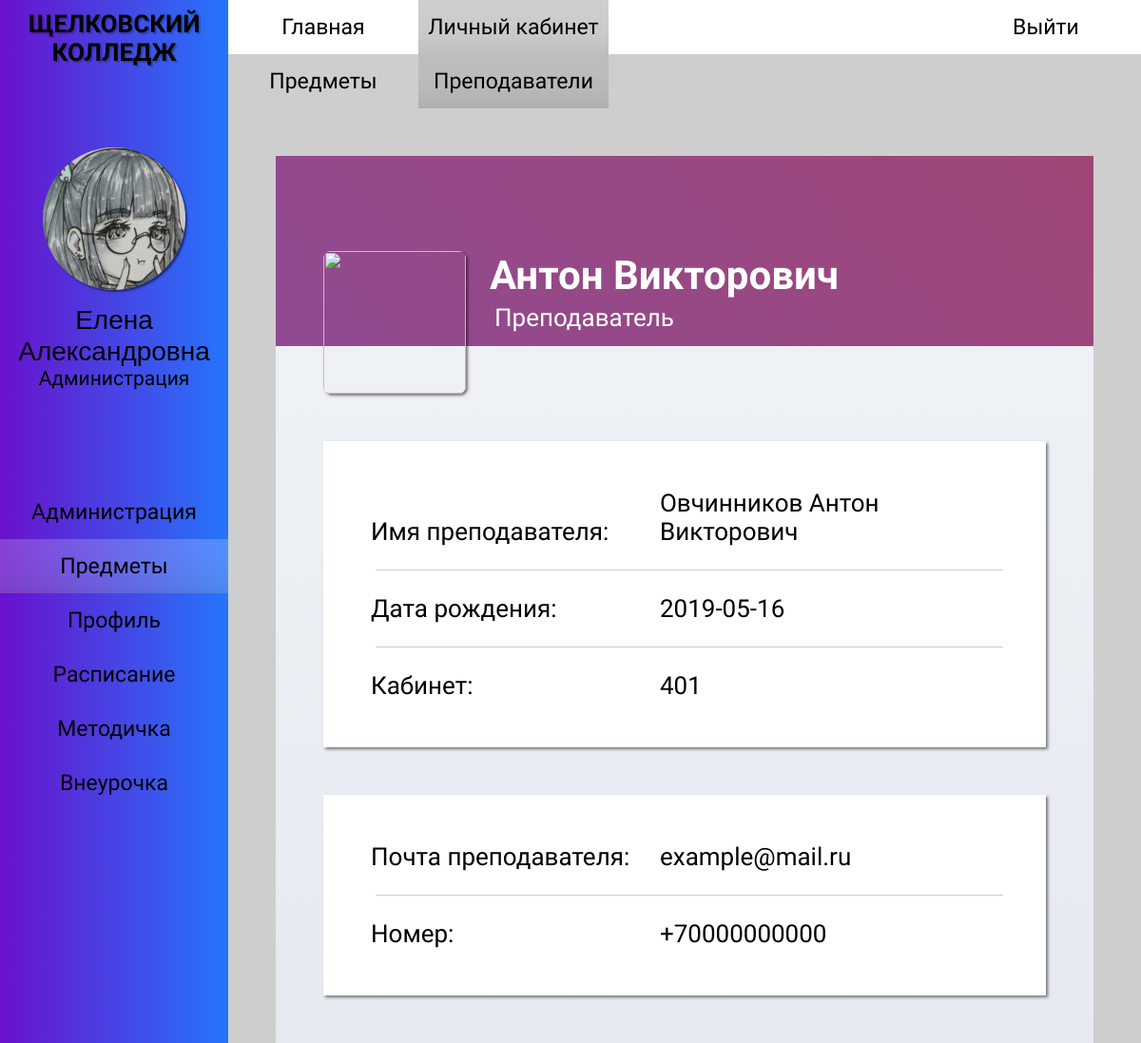
Screenshot of /subject_teacher_profile.php?id=1 (signed in) with the database file from the repository.
### tables this page shows
CREATE TABLE `teachers` (
  `id_teacher` int(11) NOT NULL,
  `name` varchar(50) NOT NULL,
  `birth` date NOT NULL,
  `number` varchar(12) NOT NULL,
  `id_role` int(11) NOT NULL,
  `id_user` int(11) NOT NULL,
  `id_classroom` int(11) NOT NULL,
  `email` varchar(50) NOT NULL
);

CREATE TABLE `roles` (
  `id_role` int(11) NOT NULL,
  `name` varchar(15) NOT NULL
);

CREATE TABLE `classrooms` (
  `id_classroom` int(11) NOT NULL,
  `name` varchar(10) NOT NULL
);

### subject_teacher_profile.php (the view, shortened to what this page needs)
<?
$teacher_id = $_GET['id'];
$user_info = $_SESSION['user_info'];
$user_fio = explode(' ', $user_info[0]);
$user_info[0] = $user_fio[1].' '.$user_fio[2];
require_once 'php/connection.php';
$query_teacher_info = "SELECT
                            teachers.name,
                            teachers.birth,
                            teachers.email,
                            teachers.number,
                            roles.name,
                            classrooms.name
                        FROM
                            teachers,
                            classrooms,
                            roles
                        WHERE
                            teachers.id_role = roles.id_role
                        AND
                            teachers.id_classroom = classrooms.id_classroom
                        AND
                            id_teacher = '$teacher_id'";
$result_teacher_info = mysqli_query($link, $query_teacher_info);
$data_teacher_info = mysqli_fetch_row($result_teacher_info);
$teacher_name = $data_teacher_info[0];
$teacher_birth = $data_teacher_info[1];
$teacher_email = $data_teacher_info[2];
$teacher_phone = $data_teacher_info[3];
$teacher_role = $data_teacher_info[4];
$teacher_classroom = $data_teacher_info[5];
$teacher_fi = explode(' ',  $teacher_name);
?>
<!DOCTYPE html>
<html>
<head>
    <link rel="stylesheet" href="styles/style_admin.css">
    <link rel="stylesheet" href="styles/contents/style_subject_teacher_profile.css">
    <link rel="stylesheet" href="styles/style_adaptability.css">
    <link rel="stylesheet" href="styles/contents/style_profile.css">
</head>
<body>
    <div id="main-wrapper">
        <div id="wrapper-one">
            <div id="side-bar">
                <div class="hm-logo">
                    <h2> <a href="index.php"> ЩЕЛКОВСКИЙ <br> КОЛЛЕДЖ </a> </h2>
                </div>
                <div class="sb-profile">
                    <img src="images/avatar.jpg">
                    <? echo " <p class='sb-name'> $user_info[0] </p>"; ?>
                    <? echo "<p class='sb-role'> $user_info[1] </p>"; ?>
                </div>
                <div class="sb-menu">
                    <ul>
                        <li> <a href="administration.php"> Администрация </a> </li>
                        <li> <a href="subject.php" id="sb-menu_active"> Предметы </a> </li>
                        <li> <a href="student_you.php"> Профиль </a> </li>
                        <li> <a href="schedule.php"> Расписание </a> </li>
                        <li> <a href="metodichka.php"> Методичка </a> </li>
                        <li> <a href="vneurochka.php"> Внеурочка </a> </li>
                    </ul>
                </div>
            </div>
        </div>
        <div id="wrapper-two">
            <div id="header-menu">
                <div class="hm-menu">
                    <ul>
                        <li> <a href="index.php"> Главная </a> </li>
                        <li> <a href="student_you.php" id="hm-menu_active"> Личный кабинет</a> </li>
                    </ul>
                </div>
                <div class="hm-login">
                    <a href="php/logout.php"> Выйти </a>
                </div>
            </div>
            <div id="nav-menu">
                <ul>
                    <li> <a href="subject.php"> Предметы </a> </li>
                    <li> <a href="subject_teacher.php" id="nav-menu_active"> Преподаватели </a> </li>
                </ul>
            </div>
            <div id="content">
                <div id="profile">
                    <img src="https://vignette.wikia.nocookie.net/bokunoheroacademia/images/9/94/Eraser.png/revision/latest?cb=20181002192225&path-prefix=pt-br">
                    <div class='p-background'>
                        <? echo "<h2 class='b-name'> $teacher_fi[1] $teacher_fi[2] </h2>"; ?>
                        <? echo "<p class='b-info'> $teacher_role </p>"; ?>
                    </div>
                    <div class='info-background'>
                        <div class="user-info">
                            <p> Имя преподавателя: </p>
                            <? echo "<p> $teacher_name </p>"; ?>
                            <hr>
                            <p> Дата рождения: </p>
                            <? echo "<p> $teacher_birth </p>"; ?>
                            <hr>
                            <p> Кабинет: </p>
                            <? echo "<p> $teacher_classroom </p>"; ?>
                        </div>
                        <div class="profile-info">
                            <p> Почта преподавателя: </p>
                            <? echo "<p> $teacher_email </p>"; ?>
                            <hr>
                            <p> Номер: </p>
                            <? echo "<p> $teacher_phone </p>"; ?>
                        </div>
                    </div>
                </div>
            </div>
        </div>
    </div>
</body>
</html>

### styles/style_admin.css (style rules this page uses)
* { box-sizing: border-box; margin: 0; padding: 0; }
html, head, body, #main-wrapper { font-family: "PT Sans Narrow", sans-serif, "Roboto", sans-serif, "Oswald", sans-serif; overflow-y: hidden; height: 100% !important; min-height: 100%; background-color: #CECECE; }
#wrapper-one { float: left; width: 20%; min-height: 100%; }
#wrapper-two { float: right; overflow-y: scroll; width: 80%; min-height: 100%; }
#wrapper-one { position: relative; z-index: 15; float: left; overflow: hidden; overflow: scroll; width: 20%; height: 100%; background-image: linear-gradient(to right, #6A11CB 0%, #2575FC 100%); -ms-overflow-style: none; scrollbar-width: none; }
.hm-logo h2 { font-family: "Oswald", sans-serif; font-size: 26px; padding: 10px 0; text-align: center; text-shadow: 2px 2px 0 rgba(0,0,0,0.2); }
.sb-profile img { display: block; width: 150px; height: 150px; margin: 75px auto 15px auto; border-radius: 100%; box-shadow: 2px 2px 2px 0 rgba(0,0,0,0.5); }
.sb-profile .sb-name { font-family: "Roboto", sans-serif; font-size: 28px; text-align: center; }
.sb-profile .sb-role { font-size: 21px; text-align: center; }
.sb-menu { display: flex; flex-direction: column; padding: 100px 0; }
.sb-menu ul { display: flex; flex-direction: column; width: 100%; list-style-type: none; }
.sb-menu a { font-size: 23px; display: block; width: 100%; padding: 15px 0 15px 0; transition: 0.3s linear; text-align: center; text-decoration: none; color: black; }
.sb-menu a:hover, #sb-menu_active { transition: 0.2s linear; background-color: rgba(255,255,255,0.2); box-shadow: 0 -75px 85px -130px rgba(0,0,0,0.85) inset; }
#header-menu { display: flex; background-color: white; flex-wrap: wrap; }
.hm-menu { display: flex; flex-wrap: wrap; }
.hm-menu ul { display: flex; width: 100%; list-style-type: none; flex-wrap: wrap; }
.hm-menu a { font-size: 23px; display: block; width: 100%; min-width: 200px; padding: 15px 0 15px 0; transition: 0.3s linear; text-align: center; text-decoration: none; color: black; }
.hm-menu a:hover, #hm-menu_active { transition: 0.2s linear; background-color: #CECECE; box-shadow: 0 -75px 85px -130px rgba(0,0,0,0.85) inset; }
.hm-login { margin-left: auto; }
.hm-login a { font-size: 23px; display: block; min-width: 200px; padding: 15px 0 15px 0; transition: 0.3s linear; text-align: center; text-decoration: none; color: black; background-color: white; }
.hm-logo a { text-decoration: none; color: black; }
#nav-menu { display: flex; background-color: #CECECE; flex-wrap: wrap; }
#nav-menu ul { font-size: 23px; display: flex; width: 100%; list-style-type: none; flex-wrap: wrap; }
#nav-menu a { display: block; width: 100%; min-width: 200px; padding: 15px 0 15px 0; transition: 0.3s linear; text-align: center; text-decoration: none; color: black; }
#nav-menu a:hover, #nav-menu_active { transition: 0.2s linear; background-color: #BDBDBD; box-shadow: 0 -75px 85px -130px rgba(0,0,0,0.85) inset; }
#content { padding: 50px; }

### styles/style_adaptability.css (style rules this page uses)
#main-wrapper { min-width: 800px; }
@media screen and (max-width: 1210px) { .hm-logo { width: 100%; } }
@media screen and (max-width: 1210px) { .hm-menu { align-items: center; justify-content: center; } }

### rows the page displays
teachers: name "Антон", name "Викторович", id_role.name "Преподаватель", name "Овчинников Антон Викторович", birth "2019-05-16", id_classroom.name "401", email "example@mail.ru", number "+70000000000"

### other values shown
$user_info[0] "Елена Александровна"
$user_info[1] "Администрация"
